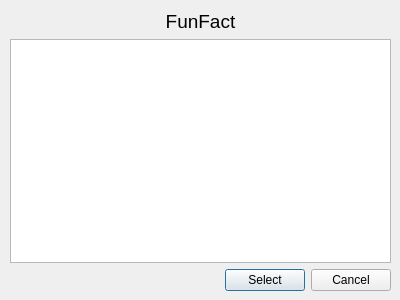
<?xml version="1.0" encoding="UTF-8"?>
<ui version="4.0">
 <class>FunFact</class>
 <widget class="QDialog" name="FunFact">
  <property name="geometry">
   <rect>
    <x>0</x>
    <y>0</y>
    <width>400</width>
    <height>300</height>
   </rect>
  </property>
  <property name="windowTitle">
   <string>Dialog</string>
  </property>
  <widget class="QWidget" name="verticalLayoutWidget">
   <property name="geometry">
    <rect>
     <x>10</x>
     <y>10</y>
     <width>381</width>
     <height>281</height>
    </rect>
   </property>
   <layout class="QVBoxLayout" name="verticalLayout">
    <item>
     <widget class="QLabel" name="label">
      <property name="font">
       <font>
        <pointsize>14</pointsize>
       </font>
      </property>
      <property name="text">
       <string>FunFact</string>
      </property>
      <property name="alignment">
       <set>Qt::AlignCenter</set>
      </property>
     </widget>
    </item>
    <item>
     <widget class="QTableView" name="fFunFactList"/>
    </item>
    <item>
     <layout class="QHBoxLayout" name="horizontalLayout">
      <item>
       <spacer name="horizontalSpacer">
        <property name="orientation">
         <enum>Qt::Horizontal</enum>
        </property>
        <property name="sizeHint" stdset="0">
         <size>
          <width>40</width>
          <height>20</height>
         </size>
        </property>
       </spacer>
      </item>
      <item>
       <widget class="QPushButton" name="pushButton">
        <property name="text">
         <string>Select</string>
        </property>
       </widget>
      </item>
      <item>
       <widget class="QPushButton" name="pushButton_2">
        <property name="text">
         <string>Cancel</string>
        </property>
       </widget>
      </item>
     </layout>
    </item>
   </layout>
  </widget>
 </widget>
 <resources/>
 <connections/>
</ui>
